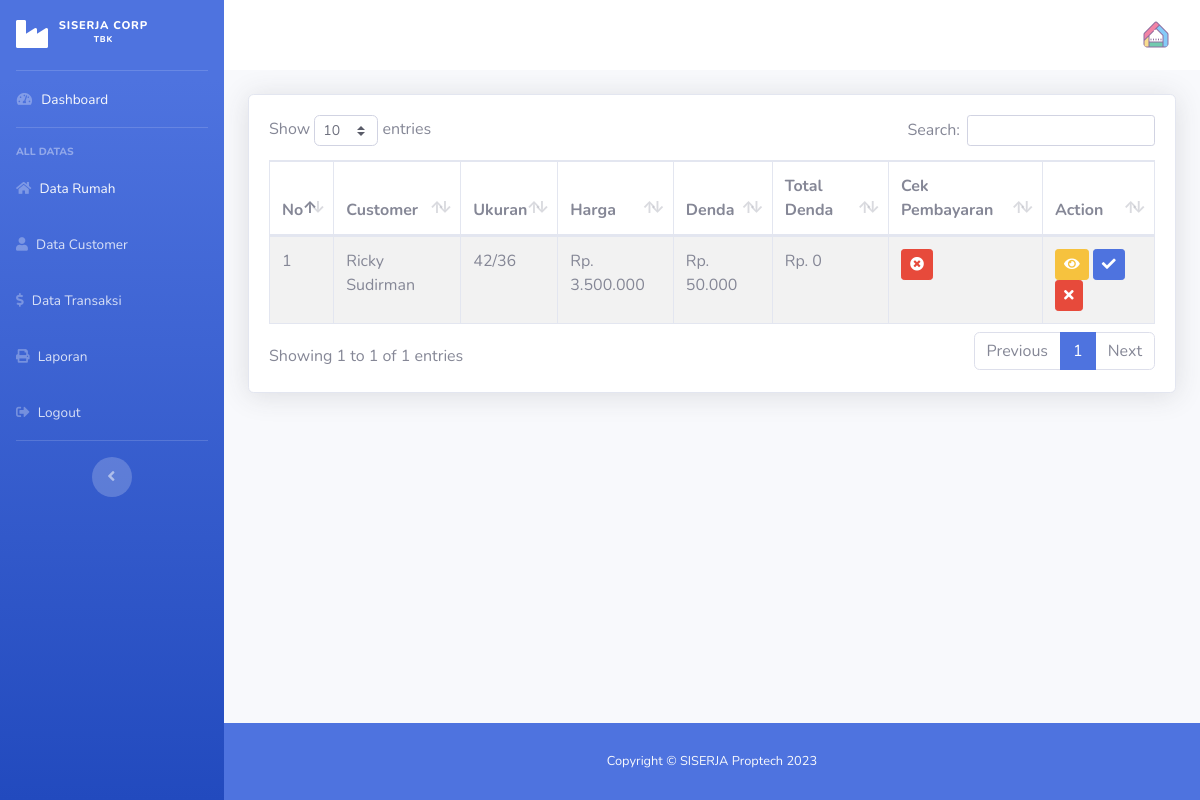
Screenshot of /index.php/admin/transaksi with the database file from the repository.
### tables this page shows
CREATE TABLE `transaksi` (
  `id_booking` int(11) NOT NULL,
  `id_customer` int(11) NOT NULL,
  `id_rumah` int(11) NOT NULL,
  `tgl_sewa` date NOT NULL,
  `tanggal_selesai` date NOT NULL,
  `harga` int(11) NOT NULL,
  `denda` int(11) NOT NULL,
  `tgl_checkout` date NOT NULL,
  `total_denda` int(11) NOT NULL,
  `status_pengembalian` varchar(20) NOT NULL,
  `status_sewa` varchar(20) NOT NULL,
  `bukti_pembayaran` varchar(100) NOT NULL,
  `status_pembayaran` int(11) NOT NULL
);

CREATE TABLE `customer` (
  `id_customer` int(11) NOT NULL,
  `nama` varchar(50) NOT NULL,
  `username` varchar(50) NOT NULL,
  `alamat` varchar(200) NOT NULL,
  `jenis_kelamin` varchar(20) NOT NULL,
  `no_telepon` varchar(13) NOT NULL,
  `no_ktp` bigint(16) NOT NULL,
  `foto_ktp` varchar(100) NOT NULL,
  `password` varchar(100) NOT NULL
);

CREATE TABLE `rumah` (
  `id_rumah` int(11) NOT NULL,
  `kode_type` varchar(20) NOT NULL,
  `deskripsi` varchar(100) NOT NULL,
  `ukuran` varchar(20) NOT NULL,
  `warna` varchar(20) NOT NULL,
  `alamat_rumah` varchar(200) NOT NULL,
  `status` varchar(20) NOT NULL,
  `harga` int(20) NOT NULL,
  `denda` int(20) NOT NULL,
  `jumlah_pembangunan` varchar(20) NOT NULL,
  `gambar` varchar(100) NOT NULL
);

### application/controllers/admin/Transaksi.php (called while the page is built, shortened)
<?php
class Transaksi extends CI_Controller
{
    public function index()
    {
        $data['transaksi'] = $this->db->query(" SELECT * FROM transaksi tr, rumah rm, customer cs WHERE tr.id_rumah=rm.id_rumah AND tr.id_customer=cs.id_customer")->result();
        $this->load->view('templates_admin/header');
        $this->load->view('templates_admin/sidebar');
        $this->load->view('admin/data_transaksi', $data);
        $this->load->view('templates_admin/footer');
    }
}

### index.php (called while the page is built, shortened)
<?php
require_once BASEPATH.'core/CodeIgniter.php';

### application/views/admin/data_transaksi.php (the view, shortened to what this page needs)
<div class="container-fluid">
    <div class="card shadow mb-4">
        <div class="card-body">
            <div class="table-responsive">
                <table class="table table-bordered table-hover table-striped " id="dataTable" width="100%" cellspacing="0">
                    <thead>
                        <tr>
                            <th>No</th>
                            <th>Customer</th>
                            <th>Ukuran</th>
                            <th>Harga</th>
                            <th>Denda</th>
                            <th>Total Denda</th>
                            <th>Cek Pembayaran</th>
                            <th>Action</th>
                        </tr>
                    </thead>
                    <tbody>
                        <?php
                        $no = 1;
                        foreach ($transaksi as $tr) : ?>
                            <tr>
                                <td><?= $no++ ?></td>
                                <td><?= $tr->nama ?></td>
                                <td><?= $tr->ukuran ?></td>
                                <td>Rp. <?= number_format($tr->harga, 0, ',', '.') ?></td>
                                <td>Rp. <?= number_format($tr->denda, 0, ',', '.') ?></td>
                                <td>Rp. <?= number_format($tr->total_denda, 0, ',', '.') ?></td>
                                <td> <?php if (empty($tr->bukti_pembayaran)) { ?>
                                        <button class="btn btn-sm btn-danger"><i class="fas fa-times-circle"></i></button>
                                    <?php } else { ?>
                                        <a href="<?= base_url('admin/transaksi/cek_pembayaran/' . $tr->id_booking) ?>" class="btn btn-sm btn-success"><i class="fas fa-check-circle"></i></a>
                                    <?php } ?>
                                </td>
                                <td> <?php
                                        if ($tr->status_sewa == 'Selesai' && $tr->status_pengembalian == 'Kembali') {
                                            echo "-";
                                        } else { ?>
                                        <a href=" <?= base_url('admin/data_customer/detail_customer/') . $tr->id_customer ?>  " class="btn btn-warning btn-sm "> <i class="fas fa-eye"> </i></a>
                                        <a href=" <?= base_url('admin/transaksi/transaksi_selesai/') . $tr->id_booking ?>  " class="btn btn-primary btn-sm "> <i class="fas fa-check"> </i></a>
                                        <a href=" <?= base_url('admin/transaksi/batal_transaksi/') . $tr->id_booking ?>  " class="btn btn-danger btn-sm tombol-batal" id="tombol-batal"> <i class="fas fa-times"> </i></a>
                                    <?php } ?>
                                </td>
                            </tr>
                        <?php endforeach ?>
                    </tbody>
                </table>
            </div>
        </div>
    </div>
</div>

### rows the page displays
transaksi: id_customer.nama "Ricky Sudirman", id_rumah.ukuran "42/36", id_rumah.harga "3.500.000", id_rumah.denda "50.000", total_denda "0"
